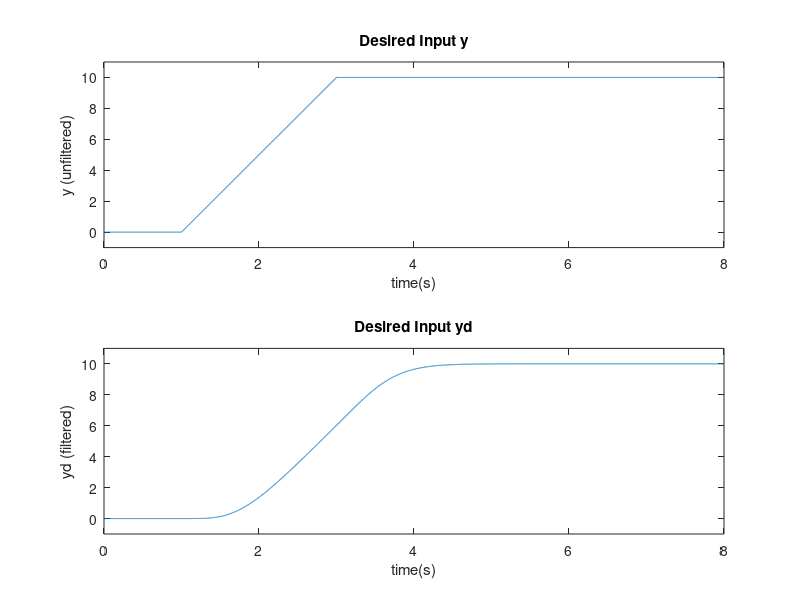
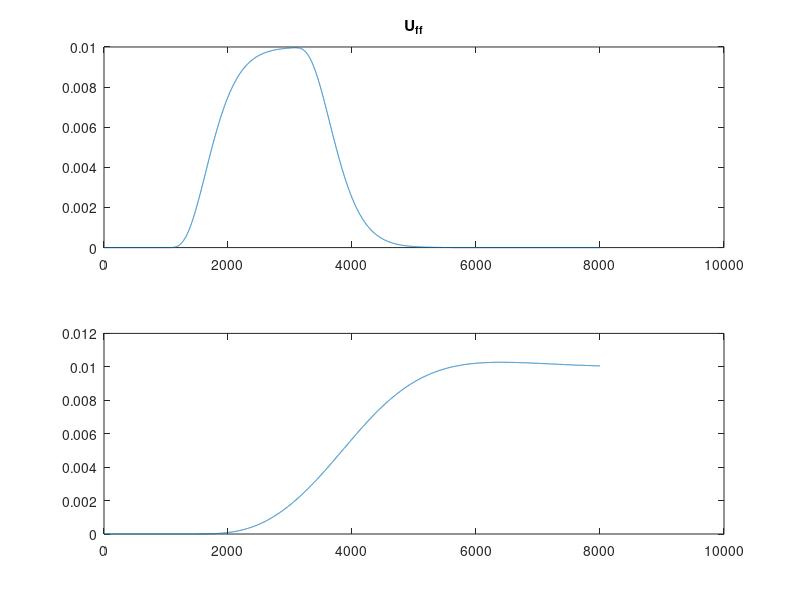

Write MATLAB code to recreate these figures, in order.
clc; 
clear;

L=1; R=1; K=1; m=1; g=9.8; J=1; B=1;
%% origianl system state space
A=[
    0, 1, 0;
    0, -B/J, K/J;
    0, -K/L, -R/L;
    ];
B=[ 0 ; 0 ; 1/L];
C=[1, 0, 0];
D=0;
%% origianl system transfer function
[numerator denominator]=ss2tf(A,B,C,D);
r=3;
origianl_system_transfer_function=tf(numerator, denominator); % got relative degree=3
original_system_state_space=ss(A, B, C, D);

%% yd
% defining the desired output (and filtering it twice)
tin = 1; tup =3;  tf = 8; delt = 0.001; ymax = 10;

ramp = ymax/(tup-tin);
t1 = 0:delt:tin; 
t2=max(t1)+delt:delt:tup;
t3=max(t2)+delt:delt:tf;
y0 = zeros(size(t1));
y1 = ramp*(t2-max(t1));
y2 = max(y1)*ones(size(t3));
t = 0:delt:tf; y = [y0 y1 y2];

% filtering the desired signal 
Wf = 1; % choose a filter break frequency in Hz
num = [Wf*2*pi]; den = [1 (Wf*2*pi)]; % first order filter
[Af,Bf,Cf,Df] = tf2ss(num,den);
Sys_f = ss(Af,Bf,Cf,Df); % first order filter system
Sysf = Sys_f*Sys_f*Sys_f*Sys_f*Sys_f; % fifth order filter
[yd,xtemp]= lsim(Sysf,y,t); % filter the desired signal
figure(1);
subplot(211), plot(t,y); 
title('Desired Input y');
axis([0 8 -1 11]);
xlabel('time(s)'); ylabel('y (unfiltered)')

subplot(212), plot(t,yd); 
title('Desired Input yd');
xlabel('time(s)'); ylabel('yd (filtered)')
axis([0 8 -1 11]);

%% y_desired_double_dot
cc=[0]
for i=1:length(y)-1
    y_velocity(i)=yd(i+1)-yd(i);
end

y_velocity=[y_velocity cc];
for i=1:length(y_velocity)-1
    y_acc(i)=y_velocity(i+1)-y_velocity(i);
end
y_acc=[y_acc cc];

for i=1:length(y_acc)-1
    y_r(i)=y_acc(i+1)-y_acc(i);
end
y_r=[y_acc cc];

T=[ C ; C*A; C*A^(r-1) ];

Z_ref=[y ; y_velocity ; y_acc];

X_ref=inv(T)*Z_ref;

U_inv=( 1/ (C*A^(r-1)*B) )* ( y_r' -C*A^(r)* X_ref);

figure(2)
U_ff=U_inv(1,:) % TODO
subplot(211); plot(U_ff);
title('U_f_f');
y_angle=lsim(original_system_state_space, U_ff, t);
subplot(212); plot(y_angle);